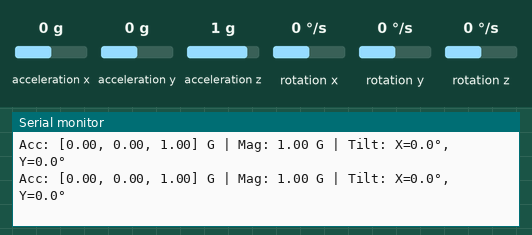
The sketch below on a simulated ESP32. On the bench: the last lines printed to the serial monitor. Wiring (inferred from the names in the program): MPU-6050 motion sensor at I2C address 0x68. The inputs (shaded band) are chosen by the test bench; at power-on: acceleration x 0 g, acceleration y 0 g, acceleration z 1 g, rotation x 0 °/s, rotation y 0 °/s, rotation z 0 °/s.

Above: at 2.2 s.
2.3 s: acceleration x set to -1.4 g
At 2.58 s:
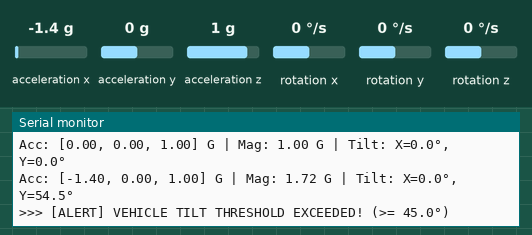
4.1 s: acceleration y set to -1.4 g
At 4.23 s:
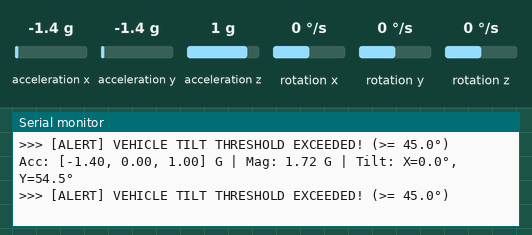
5.6 s: acceleration z set to -1.4 g
At 5.65 s:
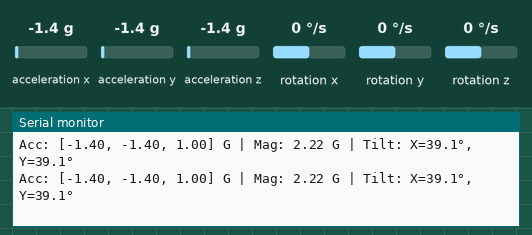
Timing chart, 0 to 8.6 s (numbered marks = the images above; inputs shaded):
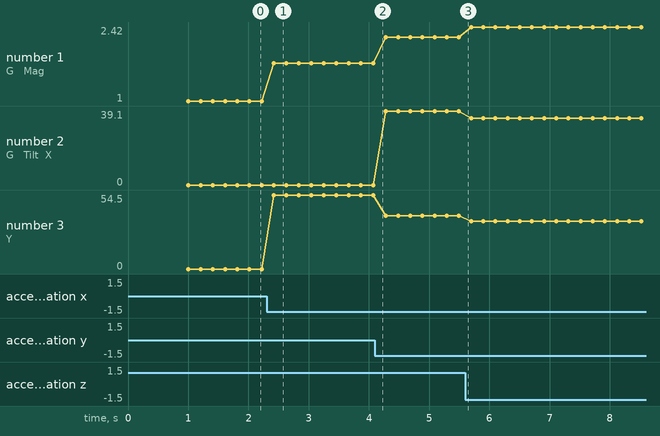

The sketch:

01_mpu6050_test.ino
```cpp
/*
 * TEST SKETCH 01: MPU6050 Accelerometer & Gyroscope Test
 *
 * Pins:
 * MPU6050 SDA -> ESP32 GPIO 21
 * MPU6050 SCL -> ESP32 GPIO 22
 * MPU6050 VCC -> ESP32 3.3V
 * MPU6050 GND -> ESP32 GND
 *
 * Thresholds:
 * Impact: ~4.0g
 * Tilt: >= 45.0 degrees
 */

#include <Wire.h>

#define MPU_SDA 21
#define MPU_SCL 22
#define MPU_ADDR 0x68

#define IMPACT_THRESHOLD 4.0
#define TILT_THRESHOLD 45.0

int16_t ax, ay, az;
int16_t gx, gy, gz;

void setup() {
  Serial.begin(115200);
  delay(1000);
  Serial.println("\n--- MPU6050 DIAGNOSTIC TEST ---");

  Wire.begin(MPU_SDA, MPU_SCL);

  // Wake up MPU6050
  Wire.beginTransmission(MPU_ADDR);
  Wire.write(0x6B); // PWR_MGMT_1
  Wire.write(0x00); // Wake up
  byte error = Wire.endTransmission();

  if (error == 0) {
    Serial.println("MPU6050 initialized successfully at address 0x68");
  } else {
    Serial.printf("Failed to connect to MPU6050. Error code: %d. Check SDA(21)/SCL(22) wiring.\n", error);
    while (1) delay(1000);
  }
}

void loop() {
  Wire.beginTransmission(MPU_ADDR);
  Wire.write(0x3B); // Register 0x3B (ACCEL_XOUT_H)
  Wire.endTransmission(false);
  Wire.requestFrom((uint8_t)MPU_ADDR, (size_t)14, true);

  if (Wire.available() >= 14) {
    ax = Wire.read() << 8 | Wire.read();
    ay = Wire.read() << 8 | Wire.read();
    az = Wire.read() << 8 | Wire.read();
    Wire.read(); Wire.read(); // Skip temp
    gx = Wire.read() << 8 | Wire.read();
    gy = Wire.read() << 8 | Wire.read();
    gz = Wire.read() << 8 | Wire.read();

    // Convert raw to Gs (+/- 2g default sensitivity: 16384 LSB/g)
    float gX = ax / 16384.0;
    float gY = ay / 16384.0;
    float gZ = az / 16384.0;

    // Total Acceleration Vector
    float totalAcc = sqrt(gX * gX + gY * gY + gZ * gZ);

    // Tilt Angles in degrees (relative to vertical)
    float tiltAngleX = abs(atan2(gY, sqrt(gX * gX + gZ * gZ)) * 180.0 / PI);
    float tiltAngleY = abs(atan2(gX, sqrt(gY * gY + gZ * gZ)) * 180.0 / PI);

    Serial.printf("Acc: [%.2f, %.2f, %.2f] G | Mag: %.2f G | Tilt: X=%.1f°, Y=%.1f°\n",
                  gX, gY, gZ, totalAcc, tiltAngleX, tiltAngleY);

    if (totalAcc >= IMPACT_THRESHOLD) {
      Serial.printf(">>> [ALERT] IMPACT THRESHOLD EXCEEDED! (%.2f g >= 4.0 g)\n", totalAcc);
    }

    if (tiltAngleX >= TILT_THRESHOLD || tiltAngleY >= TILT_THRESHOLD) {
      Serial.printf(">>> [ALERT] VEHICLE TILT THRESHOLD EXCEEDED! (>= 45.0°)\n");
    }
  }

  delay(200);
}
```

Measured:
- after the input at 2.3 s, the serial monitor: prints a new line after 0.12 s (image 1)
- plotted number 1: 1 → 1.72 after the input at 2.3 s, 1.72 → 2.22 after the input at 4.1 s, 2.22 → 2.42 after the input at 5.6 s
- plotted number 2: 0 → 39.1 after the input at 4.1 s, 39.1 → 35.3 after the input at 5.6 s
- plotted number 3: 0 → 54.5 after the input at 2.3 s, 54.5 → 39.1 after the input at 4.1 s, 39.1 → 35.3 after the input at 5.6 s
